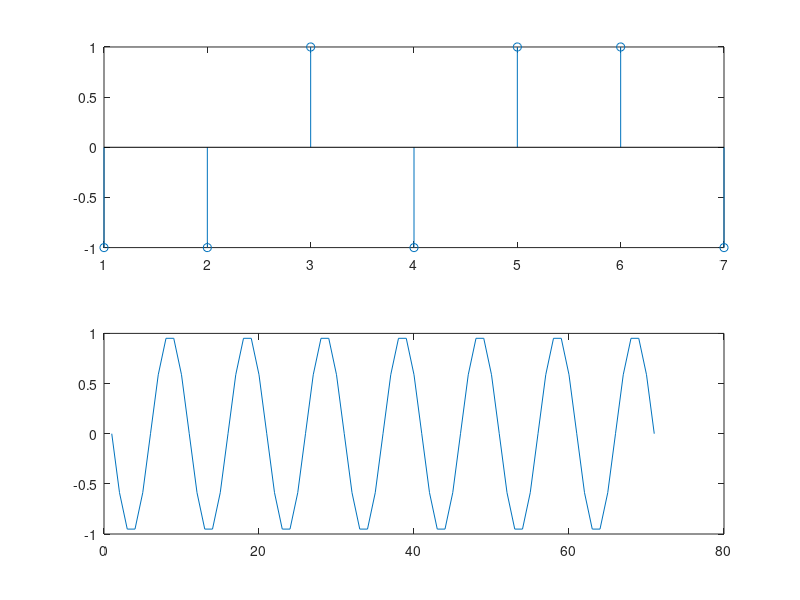
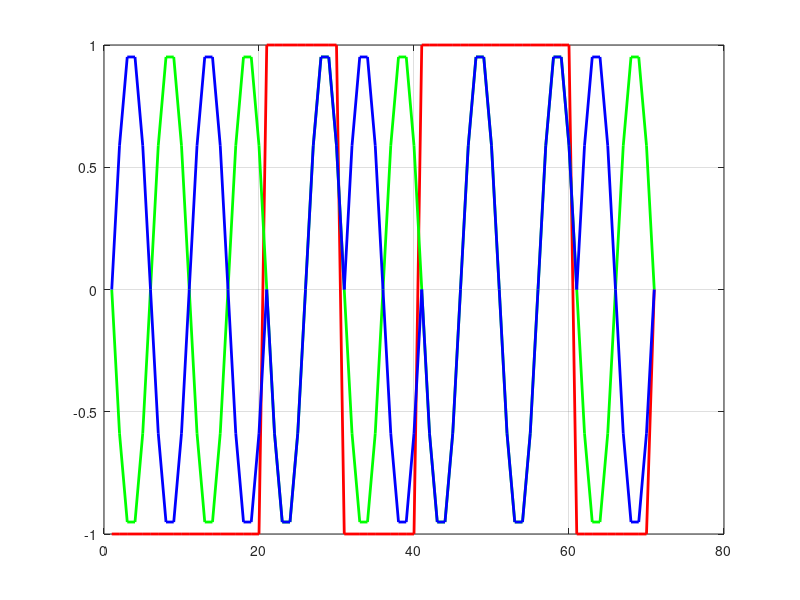
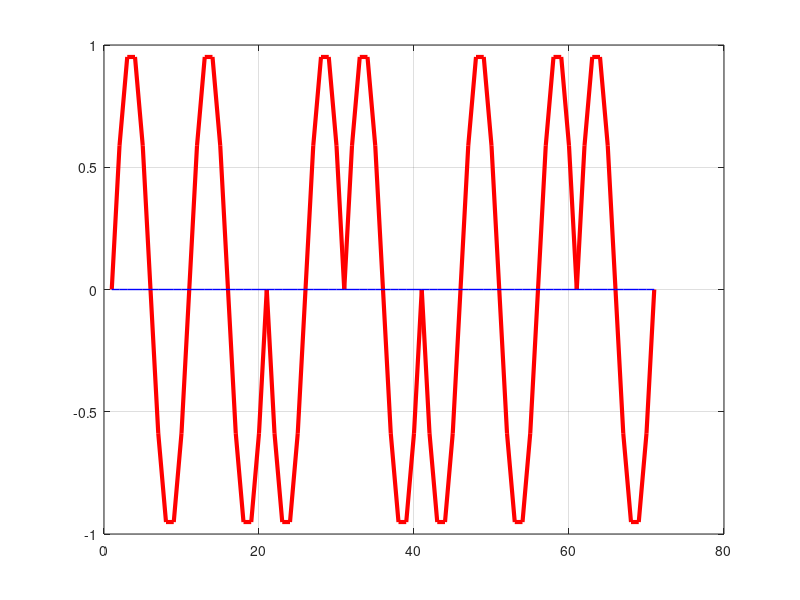
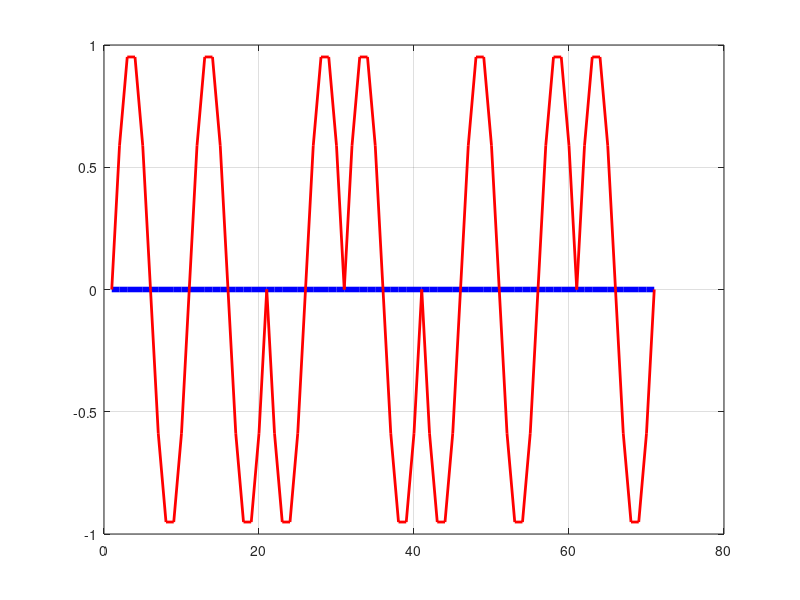

Reproduce these figures in MATLAB, in order.
clear all;close all; clc;
load VoiceData;
data=[ 0 0 1 0 1 1 0];
pData=data*2-1;
fc=99000000;
fcs=10*fc;
Ts=1/fcs;
Tc=1/fc;
M=1;
n=M*length(data);
t=0:Ts:n*Tc;
carrier=cos(2*pi*fc*t+(pi/2));
subplot(2,1,1);
stem(pData);
subplot(2,1,2);
plot(carrier);
%% squaredata
tp=0:Ts:Tc*M;
Squaredata=zeros(1,length(data)*(length(tp)-1));
index1=1;
for i=1:length(data)
    for j=1:length(tp)-1
        Squaredata(index1)=pData(i);
        index1=index1+1;
    end
end
Squaredata=[Squaredata 0];
figure;
plot(Squaredata,'r-','LineWidth',2);
hold on;
plot(carrier,'g-','LineWidth',2);
grid on;
hold on;
%% modulate
mSig=Squaredata.*carrier;
plot(mSig,'b-','LineWidth',2);

%% channel

SNR=3;
ch=awgn(mSig,SNR,'measured');
rx=ch/(10^6);

figure;
plot(mSig,'r-','LineWidth',3);
hold on;
plot(rx,'b-','LineWidth',1);
grid on;


%% demodulate
demSig=rx.*carrier;
figure;
plot(demSig,'b-','LineWidth',4);
grid on;
hold on
plot(mSig,'r-','LineWidth',2);
%%
amp1=demSig*10;
p1=0;
for i=1:length(amp1)
p1=p1+abs(amp1(i))^2;
end
amp2=awgn(amp1,10*log(p1/10^0.3),'measured');

%% decode
k=1;
rcv=zeros(1,length(data)); 
index=0;
for i=1:length(data)
   index=index+1;
    sm=0;
    for j=1:length(tp)-1
        sm=sm+ amp2(k);
        k=k+1;
    end
   
    if(sm>0)
        rcv(index)=1;
    else
        rcv(index)=0;
    end
end
